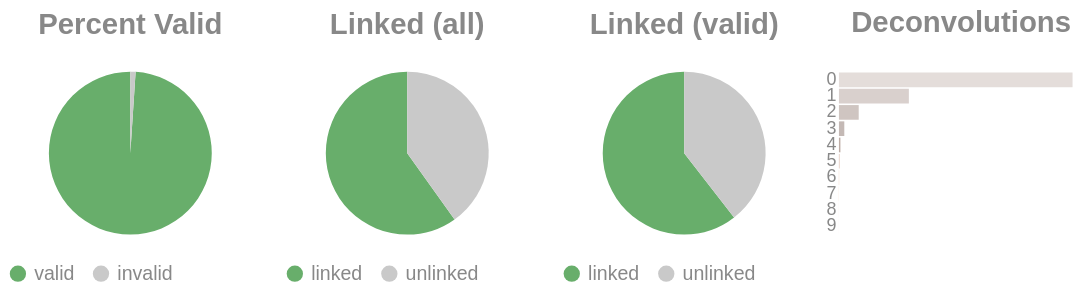

Source (notebook cell):
### Code cell
if SKIPLR:
    pass
else:
    clash = Counter()
    for i in valids['molecule'].to_list():
        _mol = i.split("-")
        if len(_mol) == 1:
            clash.update('0')
        else:
            clash.update(_mol[-1])

    _d = {"deconvolutions": [], 'count': []}
    for k,v in clash.items():
        _d['deconvolutions'].append(k)
        _d['count'].append(v)

    tot_valid = valids['reads'].sum()
    mask = valids['reads'] >= 2
    n_linked_reads = valids.filter(mask)['reads'].sum()
    if n_linked_reads == 0:
        print_html("No linked molecules (>=2 reads) were detected; skipping linked-only distributions.")
        SKIPLR = True
    else:
        perc_valid = round(tot_valid / n_reads, 4)
        linked_perc_abs = round(n_linked_reads / n_reads, 4)
        linked_perc = round(n_linked_reads / tot_valid, 4)

    _valid = pl.DataFrame({"valids": ['valid', 'invalid'], "count": [tot_valid, n_reads - tot_valid]})
    _linked_abs = pl.DataFrame({"linked (absolute)": ['linked', 'unlinked'], "count": [n_linked_reads, n_reads - n_linked_reads]})
    _linked_rel = pl.DataFrame({"linked (valids)": ['linked', 'unlinked'], "count": [n_linked_reads, tot_valid - n_linked_reads]})

    (
        alt.hconcat(
            piechart(_valid, goodval = 'valid', title = "Percent Valid"),
            piechart(_linked_abs, goodval = "linked", title =  "Linked (all)"),
            piechart(_linked_rel, goodval = "linked", title =  "Linked (valid)"),
            convolutionbar(pl.DataFrame(_d), title = "Deconvolutions"),
            center = True,
            bounds = 'flush'
        )
        .resolve_scale(color='independent')
        .resolve_legend('independent')
        .properties(usermeta={'embedOptions': {"actions": False}})
    ).display()

### Figure 1 — Vega-Lite specification as saved in the notebook (floating-point values rounded to 4 significant figures)
{"width": "container", "height": 400, "config": {"title": {"anchor": "start", "dy": -15, "fontSize": 18, "color": "#888888", "subtitleColor": "#888888", "subtitleFontSize": 14}, "arc": {"fill": "#0072B2"}, "axis": {"domainColor": "#888888", "domainWidth": 0.5, "gridWidth": 0.2, "grid": false, "titleFontWeight": 400, "titleFontSize": 15, "labelFontSize": 11, "labelColor": "#888888", "tickColor": "#888888", "tickWidth": 0.2, "titleColor": "#888888"}, "axisBand": {"grid": false}, "axisX": {"grid": true, "tickSize": 10, "domainCap": "round"}, "axisY": {"domain": false, "grid": true, "tickSize": 0, "domainCap": "round"}, "background": "transparent", "header": {"labelFontSize": 15, "labelColor": "#888888", "titleFontSize": 15, "titleFontWeight": 600, "titleColor": "#888888"}, "legend": {"labelFont": "sans-serif", "labelFontSize": 12, "labelColor": "#888888", "symbolSize": 100, "symbolType": "circle", "titleFontSize": 12, "titlePadding": 10, "titleColor": "#888888", "title": null}, "range": {"category": ["#E69F00", "#56B4E9", "#009E73", "#F0E442", "#0072B2", "#D55E00", "#CC79A7", "#000000"], "diverging": ["#cfe8f3", "#a2d4ec", "#73bfe2", "#46abdb", "#1696d2", "#12719e"]}, "area": {"fill": "#0072B2", "fillOpacity": 0.7, "line": true, "strokeOpacity": 0.7}, "line": {"color": "#0072B2", "stroke": "#0072B2", "strokeWidth": 2}, "trail": {"color": "#0072B2", "stroke": "#0072B2", "strokeWidth": 0, "size": 1}, "point": {"filled": true, "fillOpacity": 1.0, "size": 95}, "text": {"color": "#888888", "fontSize": 11, "align": "right", "fontWeight": 400, "size": 11}, "bar": {"fill": "#0072B2", "stroke": null}, "view": {"stroke": null, "continuousWidth": 660, "continuousHeight": 400}}, "hconcat": [{"data": {"name": "data-40dcb215398852692a2733d1dd5abd7b"}, "mark": {"type": "arc"}, "encoding": {"color": {"field": "valids", "legend": {"orient": "bottom", "title": null}, "scale": {"domain": ["valid", "invalid"], "range": ["#68ae6b", "#C9C9C9"]}, "title": "Valids", "type": "nominal"}, "theta": {"field": "count", "type": "quantitative"}, "tooltip": [{"field": "valids", "title": "Valids", "type": "ordinal"}, {"field": "percent", "format": ".2%", "title": "Percent", "type": "quantitative"}, {"field": "count", "title": "Count", "type": "quantitative"}]}, "height": 100, "title": {"text": "Percent Valid", "align": "center", "anchor": "middle"}, "transform": [{"calculate": "datum.count / 3062866", "as": "percent"}], "width": 150}, {"data": {"name": "data-14451e7697124b249262daca4fba73ad"}, "mark": {"type": "arc"}, "encoding": {"color": {"field": "linked (absolute)", "legend": {"orient": "bottom", "title": null}, "scale": {"domain": ["linked", "unlinked"], "range": ["#68ae6b", "#C9C9C9"]}, "title": "Linked (Absolute)", "type": "nominal"}, "theta": {"field": "count", "type": "quantitative"}, "tooltip": [{"field": "linked (absolute)", "title": "Linked (Absolute)", "type": "ordinal"}, {"field": "percent", "format": ".2%", "title": "Percent", "type": "quantitative"}, {"field": "count", "title": "Count", "type": "quantitative"}]}, "height": 100, "title": {"text": "Linked (all)", "align": "center", "anchor": "middle"}, "transform": [{"calculate": "datum.count / 3062866", "as": "percent"}], "width": 150}, {"data": {"name": "data-545dc6b71ef0fa185a6fba2fe870ef0a"}, "mark": {"type": "arc"}, "encoding": {"color": {"field": "linked (valids)", "legend": {"orient": "bottom", "title": null}, "scale": {"domain": ["linked", "unlinked"], "range": ["#68ae6b", "#C9C9C9"]}, "title": "Linked (Valids)", "type": "nominal"}, "theta": {"field": "count", "type": "quantitative"}, "tooltip": [{"field": "linked (valids)", "title": "Linked (Valids)", "type": "ordinal"}, {"field": "percent", "format": ".2%", "title": "Percent", "type": "quantitative"}, {"field": "count", "title": "Count", "type": "quantitative"}]}, "height": 100, "title": {"text": "Linked (valid)", "align": "center", "anchor": "middle"}, "transform": [{"calculate": "datum.count / 3031073", "as": "percent"}], "width": 150}, {"data": {"name": "data-38498f3a2b2b8c3804c739ae34f76d25"}, "mark": {"type": "bar"}, "encoding": {"color": {"field": "deconvolutions", "legend": null, "scale": {"scheme": "lightgreyred"}, "type": "nominal"}, "tooltip": [{"field": "deconvolutions", "title": "Deconvolutions", "type": "ordinal"}, {"field": "percent", "format": ".2%", "title": "Percent", "type": "quantitative"}, {"field": "count", "title": "Count", "type": "quantitative"}], "x": {"axis": null, "field": "count", "type": "quantitative"}, "y": {"field": "deconvolutions", "sort": "ascending", "title": null, "type": "nominal"}}, "height": 100, "title": {"text": "Deconvolutions", "align": "center", "anchor": "middle"}, "transform": [{"calculate": "datum.count / 1759699", "as": "percent"}], "width": 150}], "bounds": "flush", "center": true, "resolve": {"legend": {"angle": "independent"}, "scale": {"color": "independent"}}, "usermeta": {"embedOptions": {"actions": false}}, "$schema": "https://vega.github.io/schema/vega-lite/v6.4.1.json", "datasets": {"data-40dcb215398852692a2733d1dd5abd7b": [{"valids": "valid", "count": 3031073}, {"valids": "invalid", "count": 31793}], "data-14451e7697124b249262daca4fba73ad": [{"linked (absolute)": "linked", "count": 1833747}, {"linked (absolute)": "unlinked", "count": 1229119}], "data-545dc6b71ef0fa185a6fba2fe870ef0a": [{"linked (valids)": "linked", "count": 1833747}, {"linked (valids)": "unlinked", "count": 1197326}], "data-38498f3a2b2b8c3804c739ae34f76d25": [{"deconvolutions": "0", "count": 1242885}, {"deconvolutions": "1", "count": 371996}, {"deconvolutions": "2", "count": 105211}, {"deconvolutions": "3", "count": 28558}, {"deconvolutions": "4", "count": 7875}, {"deconvolutions": "5", "count": 2171}, {"deconvolutions": "6", "count": 661}, {"deconvolutions": "7", "count": 221}, {"deconvolutions": "8", "count": 86}, {"deconvolutions": "9", "count": 35}]}}
